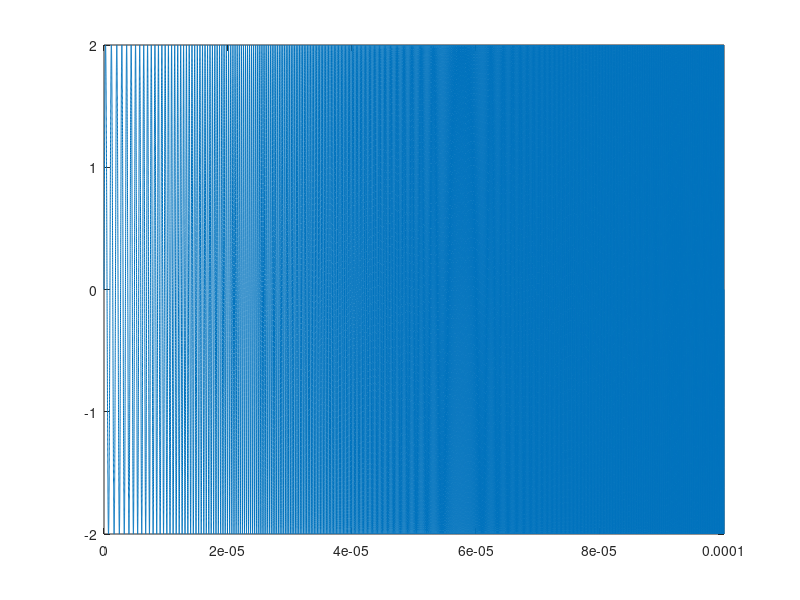

Source code (MATLAB): (Note: this script raises an error after producing the figure.)
%%% This code generates an arbitraty waveform and sends it to Keysight 33622A 

%%% Reference: Measurement and Analysis of Human Body [Taewook Kang]
clear all; close all; clc;

sRate=1e9; %%Sample rate of the arb waveform 33622 max frequency 1 GSa/s

Aw=2;   %Amplitude
f0=1e6;     %start frequency
f1=10e6;    %stop frequency

step=1/sRate;

%%% Chirp
tchirp=[0:step:100e-6];
T=100e-6;   %Time to sewwp from f0 to f1
c=(abs(f1-f0))/T; 

schirp=Aw*sin(2*pi*(((c/2).*tchirp.^2)+f0.*tchirp));
arb=schirp
plot(tchirp,arb);

name='arb';

senToarbgen33600A(arb,Aw,sRate,name)